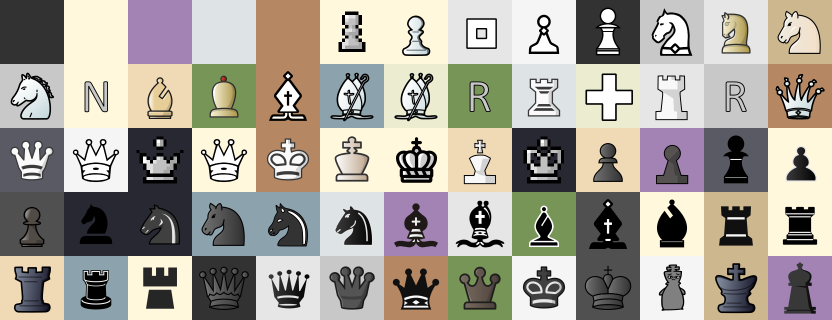
#> input picture training_data_samples.png, 1664 x 640 px (shown at 1/2 size)
$ python -i image_type_classifier.py   (imports and definitions only)   (older library calls are emulated)
#> lines starting #> are read from the running program, lines starting #| are printed output that depends on the picture; after the words box and inside, x2 and y2 are one past the last pixel; in counts of white or black regions, pixels touching at a corner belong together
#> further down, picture is the input picture: shape (640, 1664, 3); mean B, G, R 149.4, 158.7, 163.4
import cv2
import numpy as np
from typing import Tuple, Dict
from enum import Enum


class ImageType(Enum):
    DIGITAL_CLEAN = "digital_clean"      # Clean computer-generated boards
    DIGITAL_SCREENSHOT = "screenshot"     # Screenshots with UI elements
    PHOTO_OVERHEAD = "photo_overhead"     # Real board from above
    PHOTO_ANGLE = "photo_angle"          # Real board at an angle
    UNKNOWN = "unknown"


class ImageTypeClassifier:
    """
    Classify chess board images into different types to route to appropriate processors
    """

    def classify_image(self, image: np.ndarray) -> Tuple[ImageType, float, Dict]:
        """
        Classify the type of chess board image
        Returns: (image_type, confidence, features)
        """
        features = self._extract_features(image)

        # Decision tree based on features
        # Digital images have very high edge sharpness
        if features['edge_sharpness'] > 2000:
            if features['has_ui_elements']:
                return ImageType.DIGITAL_SCREENSHOT, 0.85, features
            else:
                return ImageType.DIGITAL_CLEAN, 0.95, features

        # Screenshots have medium sharpness and UI elements
        elif features['edge_sharpness'] > 500 and features['has_ui_elements']:
            return ImageType.DIGITAL_SCREENSHOT, 0.9, features

        # Check for uniform digital squares
        elif features['uniform_squares'] and features['has_perfect_grid']:
            return ImageType.DIGITAL_CLEAN, 0.85, features

        # Real photos
        elif features['has_wood_texture'] or features['has_3d_pieces']:
            if features['perspective_distortion'] > 0.3:
                return ImageType.PHOTO_ANGLE, 0.85, features
            else:
                return ImageType.PHOTO_OVERHEAD, 0.85, features

        else:
            # Default to photo if unclear
            return ImageType.PHOTO_OVERHEAD, 0.5, features

    def _extract_features(self, image: np.ndarray) -> Dict:
        """Extract features to determine image type"""
        features = {}

        # Convert to grayscale
        gray = cv2.cvtColor(image, cv2.COLOR_BGR2GRAY)

        # 1. Check for perfect grid lines
        features['has_perfect_grid'] = self._detect_perfect_grid(gray)

        # 2. Check for uniform square colors
        features['uniform_squares'] = self._check_uniform_squares(image)

        # 3. Check for UI elements (text, buttons)
        features['has_ui_elements'] = self._detect_ui_elements(image)

        # 4. Check for wood texture
        features['has_wood_texture'] = self._detect_wood_texture(image)

        # 5. Check for 3D piece shadows
        features['has_3d_pieces'] = self._detect_3d_pieces(gray)

        # 6. Measure perspective distortion
        features['perspective_distortion'] = self._measure_perspective(gray)

        # 7. Color statistics
        features['color_variance'] = np.std(image)
        features['edge_sharpness'] = self._measure_edge_sharpness(gray)

        return features

    def _detect_perfect_grid(self, gray: np.ndarray) -> bool:
        """Detect if image has perfect digital grid lines"""
        # Apply edge detection
        edges = cv2.Canny(gray, 50, 150)
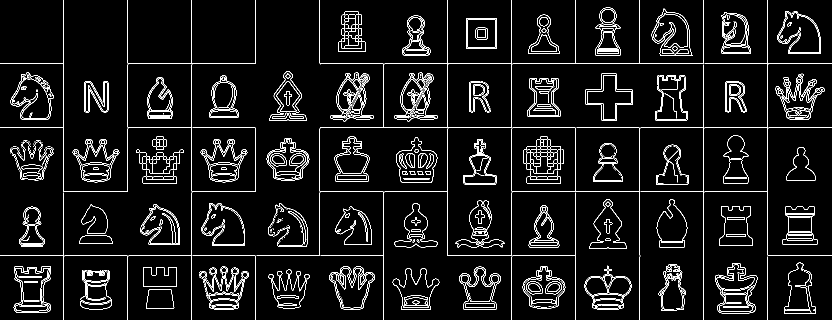
#> edges: shape (640, 1664) (shown at 1/2 size); 5.8% white in thin lines or dots

        # Detect lines
        lines = cv2.HoughLinesP(edges, 1, np.pi/180, 100,
                               minLineLength=100, maxLineGap=10)
#> lines = 22 rows, first 6: [640, 127, 1663, 127], [640, 255, 1663, 255], [895, 511, 1151, 511], [640, 383, 894, 383], [1023, 639, 1023, 0], [383, 639, 383, 0]

        if lines is None:
            return False

        # Check for perfectly horizontal/vertical lines
        perfect_lines = 0
        for line in lines:
            x1, y1, x2, y2 = line[0]

            # Check if perfectly horizontal or vertical
            if x1 == x2 or y1 == y2:
                perfect_lines += 1
#> this loop made 22 passes
#> (x1, y1, x2, y2) on passes 1 to 12: (640, 127, 1663, 127), (640, 255, 1663, 255), (895, 511, 1151, 511), (640, 383, 894, 383), (1023, 639, 1023, 0), (383, 639, 383, 0), (1535, 639, 1535, 0), (127, 639, 127, 0), (1407, 639, 1407, 0), (895, 510, 895, 0), (255, 639, 255, 512), (1151, 126, 1151, 0)
#> after the loop, perfect_lines = 22

        # Digital boards tend to have many perfect lines
        return perfect_lines > 10

    def _check_uniform_squares(self, image: np.ndarray) -> bool:
        """Check if squares have uniform digital colors"""
        h, w = image.shape[:2]
#> h = 640; w = 1664

        # Sample a few regions
        samples = []
        step = min(h, w) // 10
#> step = 64

        for i in range(2, 8, 2):
            for j in range(2, 8, 2):
                y, x = i * step, j * step
                region = image[y:y+step//2, x:x+step//2]

                # Calculate color variance within region
                variance = np.std(region)
                samples.append(variance)
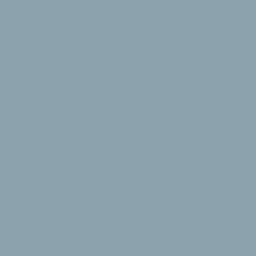
#> region: shape (32, 32, 3) (shown 8 times larger); mean B, G, R 173, 162, 140
#> after the loop, samples = [15.12, 24.28, 25.73, 0, 4.71, 15.12, 4.71, 4.71, 13.72]

        # Digital boards have very uniform colors
        avg_variance = np.mean(samples)
#> avg_variance = 12.01
        return avg_variance < 20

    def _detect_ui_elements(self, image: np.ndarray) -> bool:
        """Detect UI elements like text, buttons, menus"""
        gray = cv2.cvtColor(image, cv2.COLOR_BGR2GRAY)

        # Look for text-like regions using morphological operations
        kernel = cv2.getStructuringElement(cv2.MORPH_RECT, (15, 3))
        morph = cv2.morphologyEx(gray, cv2.MORPH_GRADIENT, kernel)

        # Threshold to find potential text regions
        _, thresh = cv2.threshold(morph, 30, 255, cv2.THRESH_BINARY)
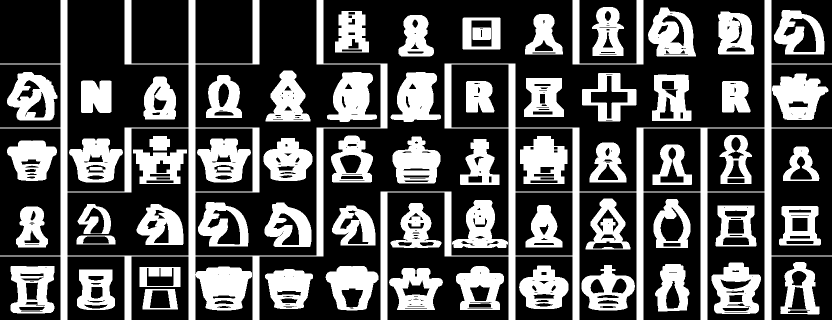
#> thresh: shape (640, 1664) (shown at 1/2 size); 33.9% white; 66 white regions, largest, box (x1, y1, x2, y2) and area: (0, 0, 775, 640) 46435, (761, 0, 1664, 640) 43012, (1544, 147, 1657, 240) 6694

        # Count connected components
        num_labels, _ = cv2.connectedComponents(thresh)
#> num_labels = 67

        # Many small components suggest text/UI
        return num_labels > 100

    def _detect_wood_texture(self, image: np.ndarray) -> bool:
        """Detect wood grain texture patterns"""
        gray = cv2.cvtColor(image, cv2.COLOR_BGR2GRAY)

        # Apply Gabor filters to detect texture
        ksize = 21
        theta = np.pi / 4
        lamda = 10.0
        gamma = 0.5
        phi = 0

        kernel = cv2.getGaborKernel((ksize, ksize), 4.0, theta, lamda, gamma, phi)
        filtered = cv2.filter2D(gray, cv2.CV_8UC3, kernel)
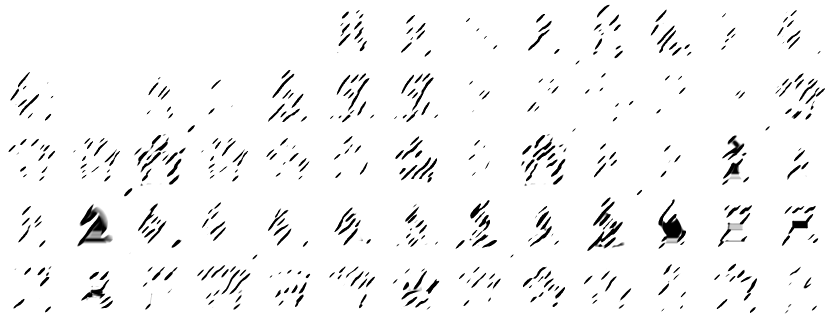
#> filtered: shape (640, 1664) (shown at 1/2 size); min 0, max 255, mean 244.5

        # Wood texture creates specific patterns
        texture_variance = np.var(filtered)
#> texture_variance = 2408.1

        # Also check color - wood tends to be brown/tan
        hsv = cv2.cvtColor(image, cv2.COLOR_BGR2HSV)
#> hsv: shape (640, 1664, 3); mean H, S, V 35.4, 34.9, 168.6
        brown_mask = cv2.inRange(hsv, (10, 50, 50), (25, 255, 200))
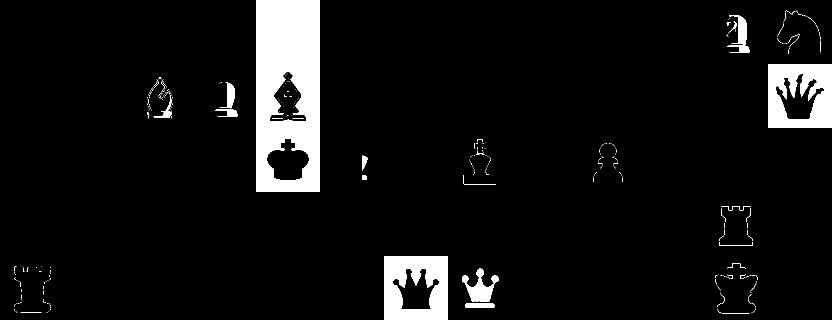
#> brown_mask: shape (640, 1664) (shown at 1/2 size); 6.9% white; 343 white regions (309 under 20 px), largest, box (x1, y1, x2, y2) and area: (512, 0, 640, 384) 40969, (768, 512, 896, 640) 12393, (1536, 128, 1664, 256) 12313
        brown_ratio = np.sum(brown_mask > 0) / brown_mask.size
#> brown_ratio = 0.0686

        return texture_variance > 500 and brown_ratio > 0.3

    def _detect_3d_pieces(self, gray: np.ndarray) -> bool:
        """Detect 3D pieces by looking for shadows and gradients"""
        # Calculate gradient magnitude
        grad_x = cv2.Sobel(gray, cv2.CV_64F, 1, 0, ksize=3)
        grad_y = cv2.Sobel(gray, cv2.CV_64F, 0, 1, ksize=3)
        gradient = np.sqrt(grad_x**2 + grad_y**2)
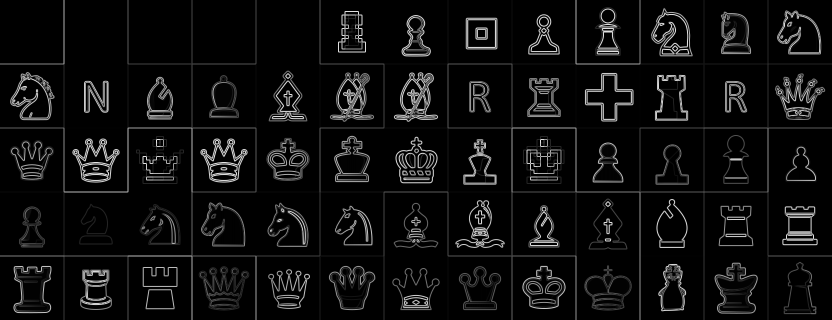
#> gradient: shape (640, 1664) float64 (shown at 1/2 size); min 0, max 1123.4, mean 66; drawn with min black and max white

        # 3D pieces create complex gradient patterns
        gradient_complexity = np.std(gradient)
#> gradient_complexity = 193.1

        # Also look for shadows (darker regions adjacent to pieces)
        _, binary = cv2.threshold(gray, 0, 255, cv2.THRESH_BINARY + cv2.THRESH_OTSU)
#> binary: shape (640, 1664); 71.3% white; 88 black regions (5 under 20 px), largest, box (x1, y1, x2, y2) and area: (0, 256, 512, 640) 92650, (1024, 256, 1280, 640) 46713, (0, 0, 128, 128) 16384
        kernel = np.ones((5, 5), np.uint8)
        dilated = cv2.dilate(binary, kernel, iterations=1)
#> dilated: shape (640, 1664); 78.4% white; 165 black regions (87 under 20 px), largest, box (x1, y1, x2, y2) and area: (0, 258, 382, 510) 70886, (1154, 386, 1278, 640) 30870, (0, 0, 126, 126) 15876
        shadows = dilated - binary
#> shadows: shape (640, 1664); 7.1% white in thin lines or dots
        shadow_ratio = np.sum(shadows > 0) / shadows.size
#> shadow_ratio = 0.0713

        return gradient_complexity > 30 and shadow_ratio > 0.05

    def _measure_perspective(self, gray: np.ndarray) -> float:
        """Measure perspective distortion"""
        # Find corners/edges
        corners = cv2.goodFeaturesToTrack(gray, 100, 0.01, 10)
#> corners = 100 rows, first 8: [1311, 70], [690, 30], [808, 357], [683, 83], [689, 56], [949, 464], [689, 71], [607, 487]

        if corners is None or len(corners) < 4:
            return 0.0

        # Simplified: check if corners form a non-rectangular shape
        corners = corners.reshape(-1, 2)
#> corners = 100 pairs, first value 29 to 1621, second value 29 to 604

        # Get bounding box
        x_min, y_min = corners.min(axis=0)
#> x_min = 29; y_min = 29
        x_max, y_max = corners.max(axis=0)
#> x_max = 1621; y_max = 604

        # Calculate aspect ratio
        aspect = (x_max - x_min) / (y_max - y_min + 1e-6)
#> aspect = 2.77

        # Perfect square has aspect ratio 1.0
        distortion = abs(1.0 - aspect)
#> distortion = 1.77

        return min(distortion, 1.0)

    def _measure_edge_sharpness(self, gray: np.ndarray) -> float:
        """Measure edge sharpness - digital images have sharper edges"""
        # Laplacian variance is a good measure of sharpness
        laplacian = cv2.Laplacian(gray, cv2.CV_64F)
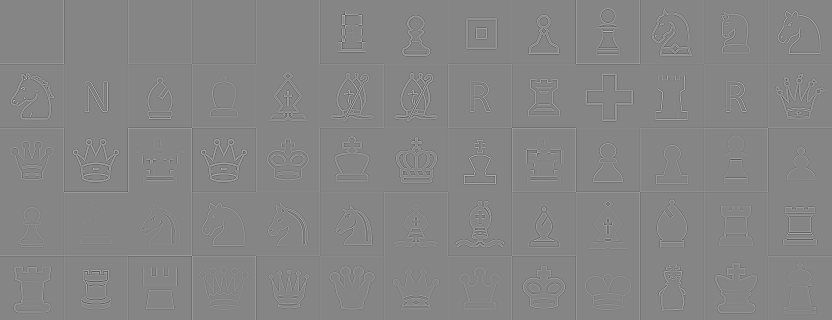
#> laplacian: shape (640, 1664) float64 (shown at 1/2 size); min -654, max 593, mean 0; drawn with min black and max white
        sharpness = laplacian.var()
#> sharpness = 2457.6

        return sharpness

    # [42 lines left out: function get_preprocessing_params, not called in this run]

>>> import cv2
>>> picture = cv2.imread('../../training_data_samples.png')
>>> result = ImageTypeClassifier().classify_image(picture)
#> in classify_image, `features = self._extract_features(image)`: features = {'has_perfect_grid': True, 'uniform_squares': True, 'has_ui_elements': False, 'has_wood_texture': False, 'has_3d_pieces': True, 'perspective_distortion': 1, 'color_variance': 80.82, 'edge_sharpness': 2457.6}
